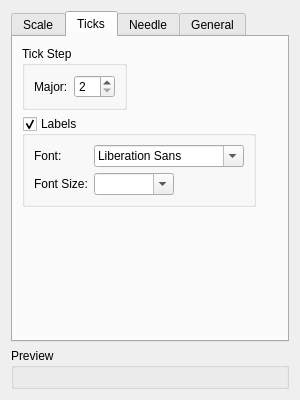
<?xml version="1.0" encoding="UTF-8"?>
<ui version="4.0">
 <class>RadialGaugeSettingWidget</class>
 <widget class="QWidget" name="RadialGaugeSettingWidget">
  <property name="geometry">
   <rect>
    <x>0</x>
    <y>0</y>
    <width>300</width>
    <height>400</height>
   </rect>
  </property>
  <property name="windowTitle">
   <string>Form</string>
  </property>
  <layout class="QGridLayout" name="gridLayout">
   <item row="0" column="0">
    <widget class="QTabWidget" name="tabWidget">
     <property name="currentIndex">
      <number>1</number>
     </property>
     <widget class="QWidget" name="scaleTab">
      <attribute name="title">
       <string>Scale</string>
      </attribute>
      <layout class="QFormLayout" name="formLayout_3">
       <item row="0" column="0" colspan="2">
        <widget class="QGroupBox" name="rangeGroupBox">
         <property name="title">
          <string>Range</string>
         </property>
         <layout class="QFormLayout" name="formLayout_5">
          <item row="0" column="0">
           <widget class="QLabel" name="rangeMinLabel">
            <property name="text">
             <string>Minimum:</string>
            </property>
           </widget>
          </item>
          <item row="0" column="1">
           <widget class="QDoubleSpinBox" name="rangeMin">
            <property name="maximumSize">
             <size>
              <width>150</width>
              <height>16777215</height>
             </size>
            </property>
            <property name="accelerated">
             <bool>true</bool>
            </property>
            <property name="decimals">
             <number>0</number>
            </property>
            <property name="minimum">
             <double>-999999999.000000000000000</double>
            </property>
            <property name="maximum">
             <double>999999999.000000000000000</double>
            </property>
           </widget>
          </item>
          <item row="1" column="0">
           <widget class="QLabel" name="rangeMaxLabel">
            <property name="text">
             <string>Maximum:</string>
            </property>
           </widget>
          </item>
          <item row="1" column="1">
           <widget class="QDoubleSpinBox" name="rangeMax">
            <property name="maximumSize">
             <size>
              <width>150</width>
              <height>16777215</height>
             </size>
            </property>
            <property name="accelerated">
             <bool>true</bool>
            </property>
            <property name="decimals">
             <number>0</number>
            </property>
            <property name="minimum">
             <double>-999999999.000000000000000</double>
            </property>
            <property name="maximum">
             <double>999999999.000000000000000</double>
            </property>
           </widget>
          </item>
         </layout>
        </widget>
       </item>
       <item row="1" column="0" colspan="2">
        <widget class="QGroupBox" name="scaleArcGroupBox">
         <property name="title">
          <string>Scale Arc</string>
         </property>
         <layout class="QGridLayout" name="gridLayout_7">
          <item row="0" column="1">
           <widget class="QLabel" name="startAngleLabel">
            <property name="text">
             <string>Start:</string>
            </property>
           </widget>
          </item>
          <item row="0" column="2">
           <widget class="QDoubleSpinBox" name="startAngle">
            <property name="accelerated">
             <bool>true</bool>
            </property>
            <property name="decimals">
             <number>0</number>
            </property>
            <property name="minimum">
             <double>0.000000000000000</double>
            </property>
            <property name="maximum">
             <double>359.000000000000000</double>
            </property>
           </widget>
          </item>
          <item row="0" column="3">
           <widget class="QLabel" name="sweepAngleLabel">
            <property name="text">
             <string>Sweep:</string>
            </property>
           </widget>
          </item>
          <item row="0" column="4">
           <widget class="QDoubleSpinBox" name="sweepAngle">
            <property name="accelerated">
             <bool>true</bool>
            </property>
            <property name="decimals">
             <number>0</number>
            </property>
            <property name="minimum">
             <double>0.000000000000000</double>
            </property>
            <property name="maximum">
             <double>359.000000000000000</double>
            </property>
           </widget>
          </item>
         </layout>
        </widget>
       </item>
      </layout>
     </widget>
     <widget class="QWidget" name="ticksTab">
      <attribute name="title">
       <string>Ticks</string>
      </attribute>
      <layout class="QFormLayout" name="formLayout_2">
       <item row="1" column="0">
        <widget class="QGroupBox" name="labelGroupBox">
         <property name="title">
          <string>Labels</string>
         </property>
         <property name="checkable">
          <bool>true</bool>
         </property>
         <layout class="QGridLayout" name="gridLayout_3">
          <item row="0" column="0">
           <widget class="QLabel" name="fontLabel">
            <property name="text">
             <string>Font:</string>
            </property>
           </widget>
          </item>
          <item row="0" column="1">
           <widget class="QFontComboBox" name="font">
            <property name="maximumSize">
             <size>
              <width>150</width>
              <height>16777215</height>
             </size>
            </property>
           </widget>
          </item>
          <item row="1" column="0">
           <widget class="QLabel" name="fontSizeLabel">
            <property name="text">
             <string>Font Size:</string>
            </property>
           </widget>
          </item>
          <item row="1" column="1">
           <widget class="QComboBox" name="fontSize">
            <property name="maximumSize">
             <size>
              <width>80</width>
              <height>16777215</height>
             </size>
            </property>
            <property name="editable">
             <bool>true</bool>
            </property>
           </widget>
          </item>
         </layout>
        </widget>
       </item>
       <item row="0" column="0">
        <widget class="QGroupBox" name="tickCountGroupBox">
         <property name="title">
          <string>Tick Step</string>
         </property>
         <layout class="QGridLayout" name="gridLayout_4">
          <item row="0" column="0">
           <widget class="QLabel" name="majorLabel">
            <property name="text">
             <string>Major:</string>
            </property>
           </widget>
          </item>
          <item row="0" column="1">
           <widget class="QSpinBox" name="majorTick">
            <property name="accelerated">
             <bool>true</bool>
            </property>
            <property name="minimum">
             <number>2</number>
            </property>
           </widget>
          </item>
         </layout>
        </widget>
       </item>
      </layout>
     </widget>
     <widget class="QWidget" name="needleTab">
      <attribute name="title">
       <string>Needle</string>
      </attribute>
      <layout class="QFormLayout" name="formLayout">
       <item row="0" column="0">
        <widget class="QLabel" name="valueLabel">
         <property name="text">
          <string>Value:</string>
         </property>
        </widget>
       </item>
       <item row="0" column="1">
        <widget class="QSpinBox" name="value">
         <property name="maximumSize">
          <size>
           <width>150</width>
           <height>16777215</height>
          </size>
         </property>
         <property name="accelerated">
          <bool>true</bool>
         </property>
         <property name="minimum">
          <number>-999999999</number>
         </property>
         <property name="maximum">
          <number>999999999</number>
         </property>
        </widget>
       </item>
       <item row="1" column="0">
        <widget class="QLabel" name="needleTypeLabel">
         <property name="text">
          <string>Type:</string>
         </property>
        </widget>
       </item>
       <item row="1" column="1">
        <widget class="QComboBox" name="needleType">
         <property name="maximumSize">
          <size>
           <width>150</width>
           <height>16777215</height>
          </size>
         </property>
         <item>
          <property name="text">
           <string>Simple</string>
          </property>
         </item>
         <item>
          <property name="text">
           <string>Magnet</string>
          </property>
         </item>
         <item>
          <property name="text">
           <string>Wind Arrow</string>
          </property>
         </item>
        </widget>
       </item>
       <item row="2" column="0">
        <widget class="QLabel" name="needleStyleLabel">
         <property name="text">
          <string>Style:</string>
         </property>
        </widget>
       </item>
       <item row="2" column="1">
        <widget class="QComboBox" name="needleStyle">
         <property name="maximumSize">
          <size>
           <width>150</width>
           <height>16777215</height>
          </size>
         </property>
         <item>
          <property name="text">
           <string>Style 1</string>
          </property>
         </item>
         <item>
          <property name="text">
           <string>Style 2</string>
          </property>
         </item>
        </widget>
       </item>
       <item row="3" column="0">
        <widget class="QLabel" name="needleColor1Label">
         <property name="text">
          <string>Color1:</string>
         </property>
        </widget>
       </item>
       <item row="3" column="1">
        <widget class="ColorButton" name="needleColor1">
         <property name="maximumSize">
          <size>
           <width>31</width>
           <height>16777215</height>
          </size>
         </property>
         <property name="text">
          <string/>
         </property>
        </widget>
       </item>
       <item row="4" column="0">
        <widget class="QLabel" name="needleColor2Label">
         <property name="text">
          <string>Color2:</string>
         </property>
        </widget>
       </item>
       <item row="4" column="1">
        <widget class="ColorButton" name="needleColor2">
         <property name="maximumSize">
          <size>
           <width>31</width>
           <height>16777215</height>
          </size>
         </property>
         <property name="text">
          <string/>
         </property>
        </widget>
       </item>
      </layout>
     </widget>
     <widget class="QWidget" name="generalTab">
      <attribute name="title">
       <string>General</string>
      </attribute>
      <layout class="QFormLayout" name="formLayout_4">
       <item row="0" column="0">
        <widget class="QLabel" name="titleLabel">
         <property name="text">
          <string>Title:</string>
         </property>
        </widget>
       </item>
       <item row="0" column="1">
        <widget class="QLineEdit" name="title">
         <property name="sizePolicy">
          <sizepolicy hsizetype="Fixed" vsizetype="Fixed">
           <horstretch>0</horstretch>
           <verstretch>0</verstretch>
          </sizepolicy>
         </property>
         <property name="maximumSize">
          <size>
           <width>150</width>
           <height>16777215</height>
          </size>
         </property>
        </widget>
       </item>
       <item row="1" column="0">
        <widget class="QLabel" name="textColorLabel">
         <property name="text">
          <string>Text:</string>
         </property>
        </widget>
       </item>
       <item row="1" column="1">
        <widget class="ColorButton" name="textColor">
         <property name="maximumSize">
          <size>
           <width>31</width>
           <height>16777215</height>
          </size>
         </property>
         <property name="text">
          <string/>
         </property>
        </widget>
       </item>
       <item row="2" column="0">
        <widget class="QLabel" name="backgroundColorLabel">
         <property name="text">
          <string>Background:</string>
         </property>
        </widget>
       </item>
       <item row="2" column="1">
        <widget class="ColorButton" name="backgroundColor">
         <property name="maximumSize">
          <size>
           <width>31</width>
           <height>16777215</height>
          </size>
         </property>
         <property name="text">
          <string/>
         </property>
        </widget>
       </item>
      </layout>
     </widget>
    </widget>
   </item>
   <item row="1" column="0">
    <widget class="QGroupBox" name="previewGroupBox">
     <property name="title">
      <string>Preview</string>
     </property>
     <layout class="QGridLayout" name="gridLayout_2">
      <item row="0" column="0">
       <widget class="RadialGauge" name="preview" native="true"/>
      </item>
     </layout>
    </widget>
   </item>
  </layout>
 </widget>
 <customwidgets>
  <customwidget>
   <class>ColorButton</class>
   <extends>QPushButton</extends>
   <header>widget/colorbutton.h</header>
  </customwidget>
  <customwidget>
   <class>RadialGauge</class>
   <extends>QWidget</extends>
   <header>gauge/radialgauge.h</header>
   <container>1</container>
  </customwidget>
 </customwidgets>
 <resources/>
 <connections/>
</ui>
